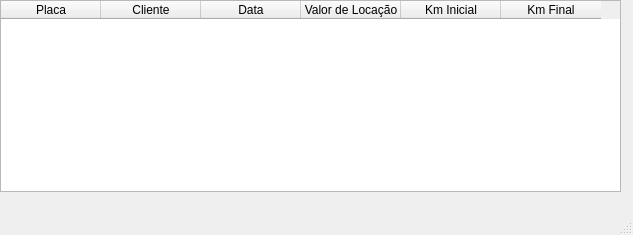
<?xml version="1.0" encoding="UTF-8"?>
<ui version="4.0">
 <class>MainWindowGridLocacao</class>
 <widget class="QMainWindow" name="MainWindowGridLocacao">
  <property name="geometry">
   <rect>
    <x>0</x>
    <y>0</y>
    <width>633</width>
    <height>235</height>
   </rect>
  </property>
  <property name="windowTitle">
   <string>Lista de locação</string>
  </property>
  <widget class="QWidget" name="centralwidget">
   <widget class="QTableWidget" name="tableWidgeGridLocacao">
    <property name="geometry">
     <rect>
      <x>0</x>
      <y>0</y>
      <width>621</width>
      <height>192</height>
     </rect>
    </property>
    <column>
     <property name="text">
      <string>Placa</string>
     </property>
    </column>
    <column>
     <property name="text">
      <string>Cliente</string>
     </property>
    </column>
    <column>
     <property name="text">
      <string>Data</string>
     </property>
    </column>
    <column>
     <property name="text">
      <string>Valor de Locação</string>
     </property>
    </column>
    <column>
     <property name="text">
      <string>Km Inicial</string>
     </property>
    </column>
    <column>
     <property name="text">
      <string>Km Final</string>
     </property>
    </column>
   </widget>
  </widget>
  <widget class="QMenuBar" name="menubar">
   <property name="geometry">
    <rect>
     <x>0</x>
     <y>0</y>
     <width>633</width>
     <height>21</height>
    </rect>
   </property>
  </widget>
  <widget class="QStatusBar" name="statusbar"/>
 </widget>
 <resources/>
 <connections/>
</ui>
